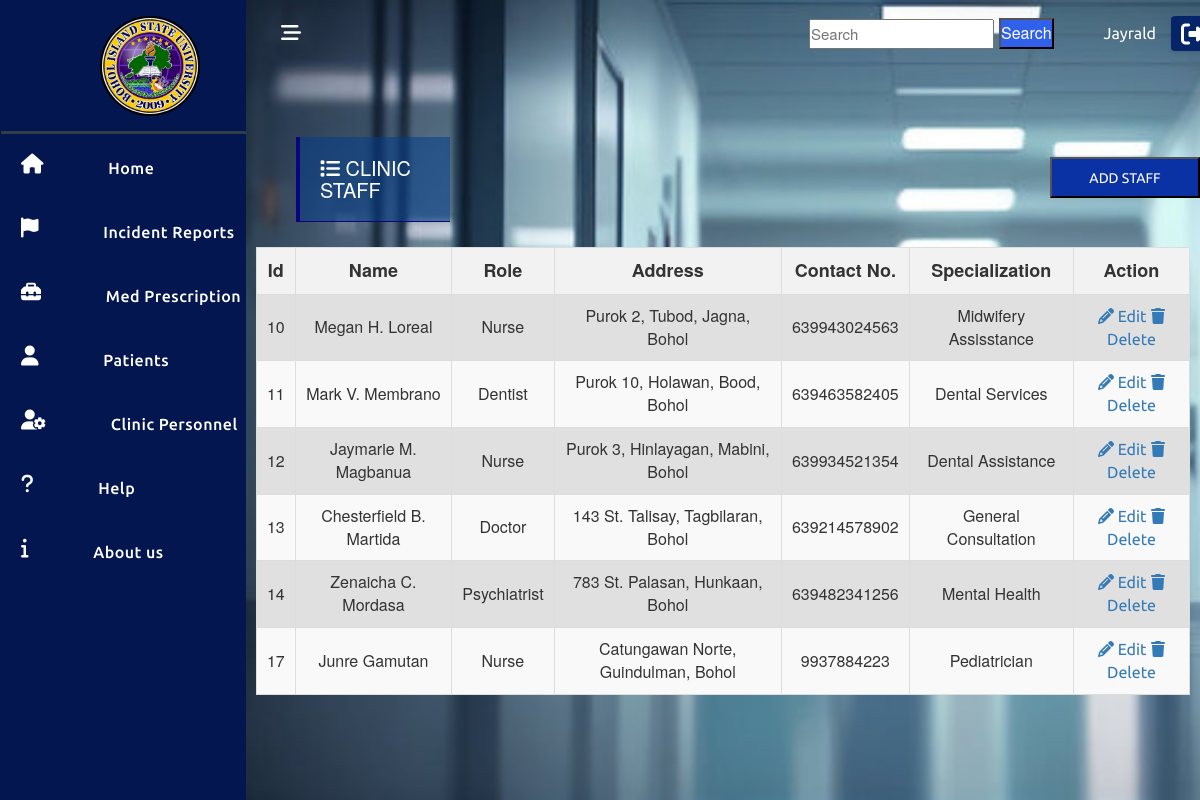
/html/clinic_staff.php (signed in), run on the app's committed database.
### tables this page shows
CREATE TABLE `clinic_staffs` (
  `id` int(20) NOT NULL,
  `fullname` varchar(30) NOT NULL,
  `role` char(20) NOT NULL,
  `address` varchar(50) NOT NULL,
  `contact_no` bigint(100) NOT NULL,
  `specialization` varchar(30) NOT NULL
);

### Database/show-clinicList.php (called while the page is built)
<?php
    include ('connection.php');
    $stmt = $conn->prepare('SELECT * FROM clinic_staffs');
    $stmt->execute();
    $stmt->setFetchMode(PDO::FETCH_ASSOC);
    return $stmt->fetchAll();

### html/clinic_staff.php (the view, shortened to what this page needs)
<?php
    $user = ($_SESSION['user']);
    $clinicStaff = include('../Database/show-clinicList.php');
    include('../includes/header.php');
?>
    <main class="main-wrap">
        <?php include('../html/navigation.php'); ?>
        <section class="showcase active">
            <div class="overlay">
                <div class="head">
                    <button class="toggler">
                        <i class="fa-solid fa-bars-staggered" style="color: #ffffff;"></i>
                    </button>
                    <div class="top">
                        <input class="search-bar" type="text" id="search" placeholder="Search">
                        <button type="button" class="search" onclick="searchFunction()">Search</button>
                        <span><?= $user['firstName'] ?></span>
                        <button class="log-out" onclick="openModal()">
                            <i class="fa-solid fa-right-from-bracket" style="color: #ffffff;"></i>
                        </button>
                    </div>
                </div>
                <div class="content">
                    <div class="clinichead">
                        <h1 class="cs2"><i class="fa-solid fa-list" style="color: #ffffff;"></i> CLINIC STAFF</h1>
                        <div class="Add">
                            <a href="../html/add-form-clinicstaff.php" class="icon-link">
                                <button class="create">ADD STAFF</button>
                            </a>
                        </div>
                    </div>
                    <div class="TableList">
                        <div class="clinicList">
                            <table>
                                <thead>
                                    <th><button onclick="sortTable(0)">Id</button></th>
                                    <th><button onclick="sortTable(1)">Name</button></th>
                                    <th><button onclick="sortTable(2)">Role</button></th>
                                    <th><button onclick="sortTable(3)">Address</button></th>
                                    <th><button onclick="sortTable(4)">Contact No.</button></th>
                                    <th><button onclick="sortTable(5)">Specialization</button></th>
                                    <th>Action</th>
                                </thead>
                                <tbody>
                                    <?php
                                        foreach($clinicStaff as $clinic){ ?>
                                        <tr>
                                            <td class="Id"><?= $clinic['id']?></td>
                                            <td class="FullName"><?= $clinic['fullname']?></td>
                                            <td class="Role"><?= $clinic['role']?></td>
                                            <td class="Address"><?= $clinic['address']?></td>
                                            <td class="Contact_no"><?= $clinic['contact_no']?></td>
                                            <td class="Specialization"><?= $clinic['specialization']?></td>
                                            <td>
                                                <a href="" class="updateBtn" data-userid="<?= $clinic['id'] ?>"><i class="fa fa-pencil"></i> Edit</a>
                                                <a href="" class="deleteBtn" data-userid="<?= $clinic['id'] ?>" data-fname="<?=$clinic['fullname']?>"><i class="fa fa-trash"> </i> Delete</a>
                                            </td>
                                        </tr>
                                    <?php }?>
                                </tbody>
                            </table>
                        </div>
                    </div>
                </div>
            </div>
        </section>
    </main>
    <?php include('../includes/scripts.php'); ?>

### css/home_styles.css (style rules this page uses)
body { position: fixed; width: 100%; }
* { margin: 0; padding: 0; box-sizing: border-box; }
a { text-decoration: none; font-family: "Ubuntu", sans-serif; }
.main-wrap { width: 100%; display: flex; }
.main-wrap .showcase { width: 97%; height: 100vh; background-position: center; background: url("../images/background1.jpg") no-repeat; background-size: cover; position: relative; transition: 0.3s ease-in-out; }
.main-wrap .showcase .overlay { position: absolute; top: 0; left: 0; width: 100%; height: 100%; }
.main-wrap .showcase .head { padding: 13px 25px; }
.main-wrap .showcase .head .toggler { display: inline-block; background: transparent; border: none; outline: 0; color: #fff; padding: 10px 10px; border-radius: 5px; cursor: pointer; transition: 0.2s ease; }
.main-wrap .showcase .head .toggler i { font-size: 20px; }
.main-wrap .showcase .content { margin-top: 50px; width: 100%; text-align: center; }
.showcase { position: relative; }
.head { display: flex; align-items: center; }
.top { display: flex; align-items: center; justify-content: right; width: 100%; text-align: center; }
.top .search-bar { margin-left: 670px; margin-right: 5px; width: 200px; height: 30px; font-size: 15px; }
.top .search { color: #fff; background: #3160eb; height: 31px; width: 70px; margin-right: 50px; font-size: medium; }
span { color: #fff; margin-right: 15px; font-family: "Ubuntu", sans-serif; font-size: medium; }
.log-out { display: flex; align-items: center; justify-content: space-between; height: 35px; width: auto; padding: 0 10px; background: #062569; border: none; cursor: pointer; border-radius: 10%; box-shadow: 0px 2px 4px rgba(0, 0, 0, 0.1); transition: background-color 0.3s, transform 0.3s; }
.log-out i { font-size: 24px; color: #ffffff; }
.create { color: #fff; background: #0b32a5; height: 41px; width: 150px; margin-top: 40px; margin-left: 600px; }
.clinichead { display: flex; }
h1.cs2 { background: #033c8b88; margin-left: 50px; width: 350px; text-align: left; font-size: 20px; color: #ffffff; border-bottom: 1px solid #0c047b; border-left: 4px solid #0c047b; padding-bottom: 11px; padding: 20px; }
div.clinicList { margin-top: 5px; padding: 10px; max-height: 500px; overflow-y: auto; }
div.clinicList table { width: 100%; border-collapse: collapse; }
div.clinicList th { background-color: #f2f2f2; border: 1px solid #ddd; padding: 10px; text-align: center; font-size: 18px; }
div.clinicList td { border: 1px solid #ddd; padding: 10px; font-size: 16px; }
div.clinicList tr:nth-child(even) { background-color: #f9f9f9; }
div.clinicList tr:nth-child(odd) { background-color: #e0e0e0; }

### html/clinic_staff.php (style rules this page uses)
thead button { background: none; border: none; color: inherit; font: inherit; cursor: pointer; outline: none; padding: 0; }

### data on the page
clinic_staffs: id "10", fullname "Megan H. Loreal", role "Nurse", address "Purok 2, Tubod, Jagna, Bohol", contact_no "639943024563", specialization "Midwifery Assisstance"
clinic_staffs: id "11", fullname "Mark V. Membrano", role "Dentist", address "Purok 10, Holawan, Bood, Bohol", contact_no "639463582405", specialization "Dental Services"
clinic_staffs: id "12", fullname "Jaymarie M. Magbanua", role "Nurse", address "Purok 3, Hinlayagan, Mabini, Bohol", contact_no "639934521354", specialization "Dental Assistance"
clinic_staffs: id "13", fullname "Chesterfield B. Martida", role "Doctor", address "143 St. Talisay, Tagbilaran, Bohol", contact_no "639214578902", specialization "General Consultation"
clinic_staffs: id "14", fullname "Zenaicha C. Mordasa", role "Psychiatrist", address "783 St. Palasan, Hunkaan, Bohol", contact_no "639482341256", specialization "Mental Health"
clinic_staffs: id "17", fullname "Junre Gamutan", role "Nurse", address "Catungawan Norte, Guindulman, Bohol", contact_no "9937884223", specialization "Pediatrician"

### other printed values
$user['firstName'] "Jayrald"
